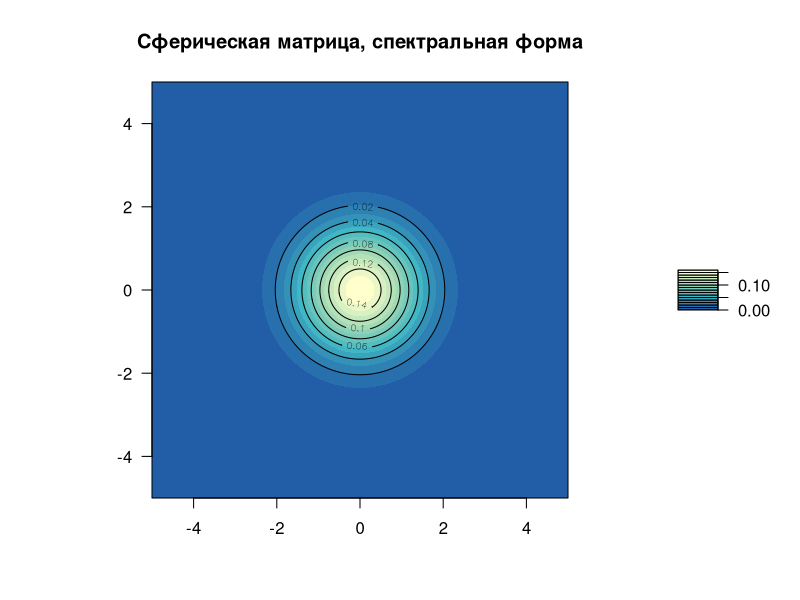
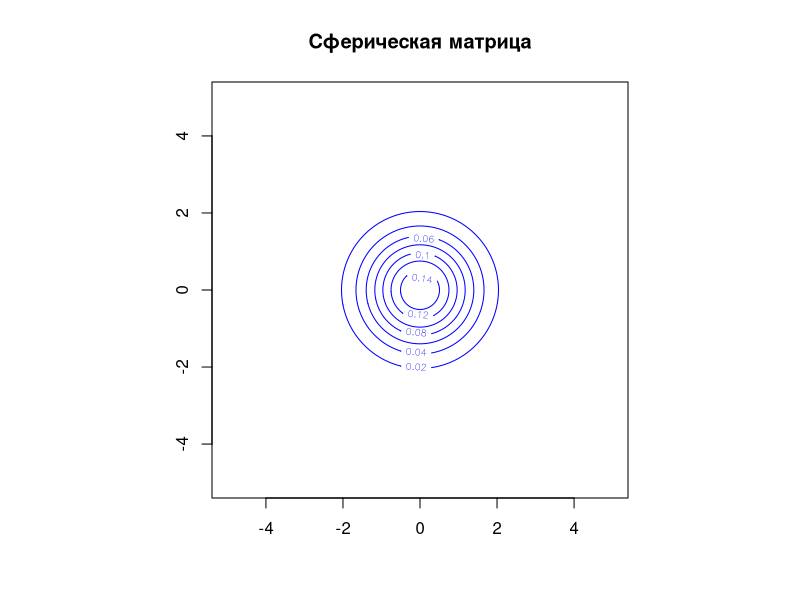
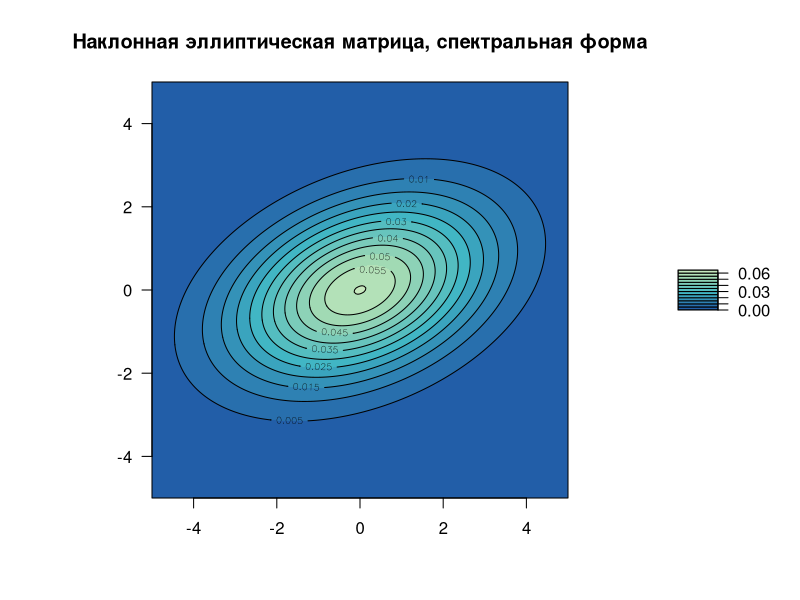
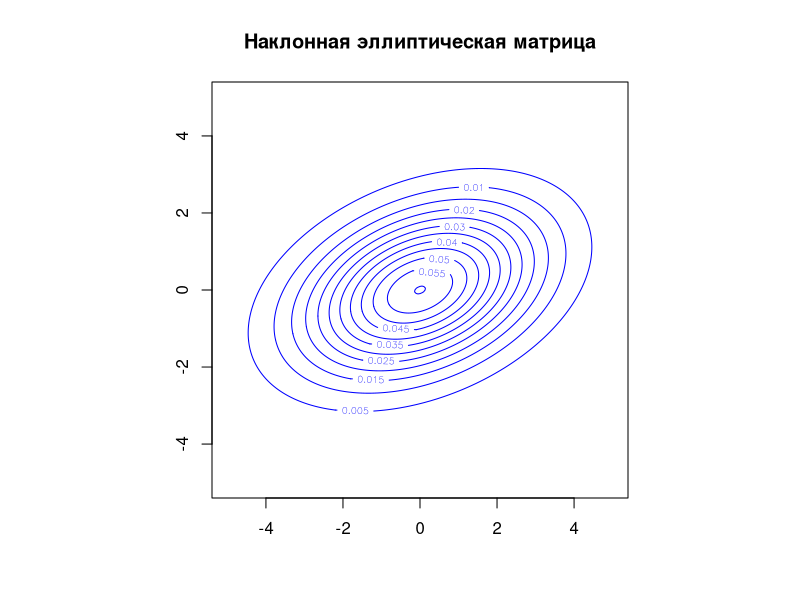
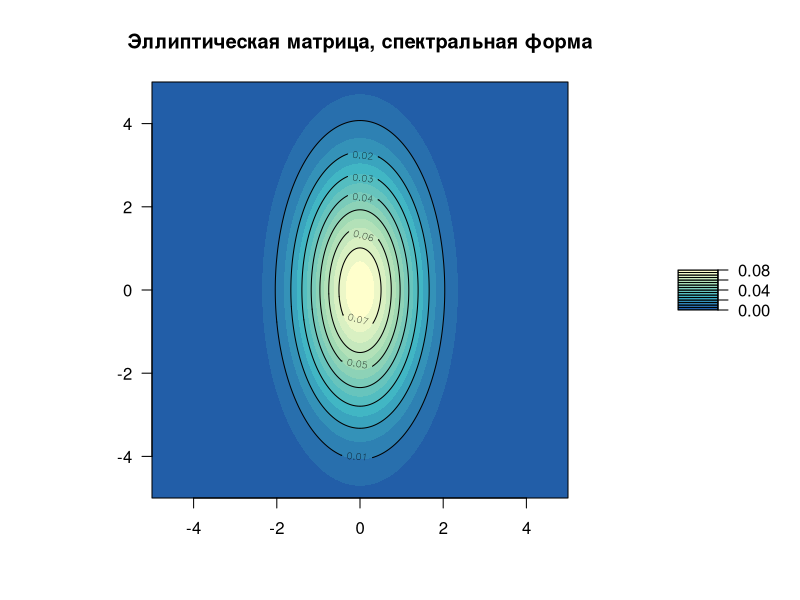
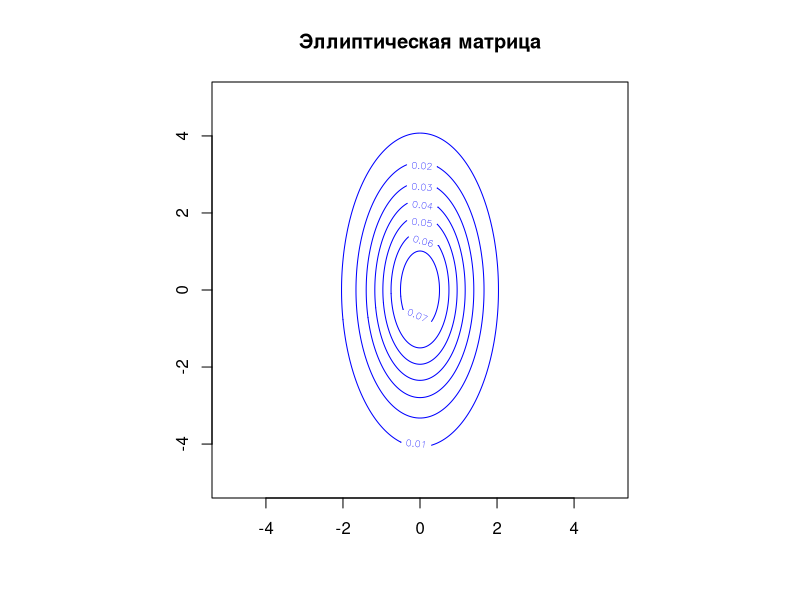
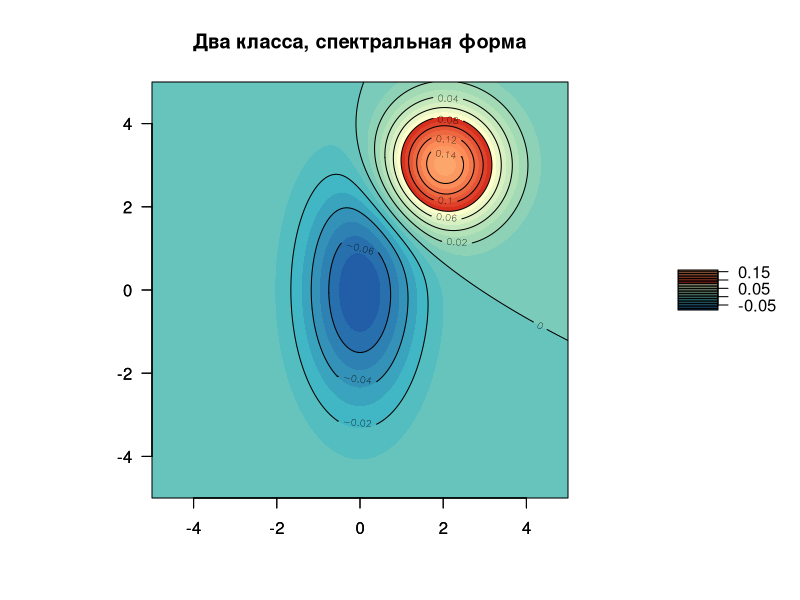
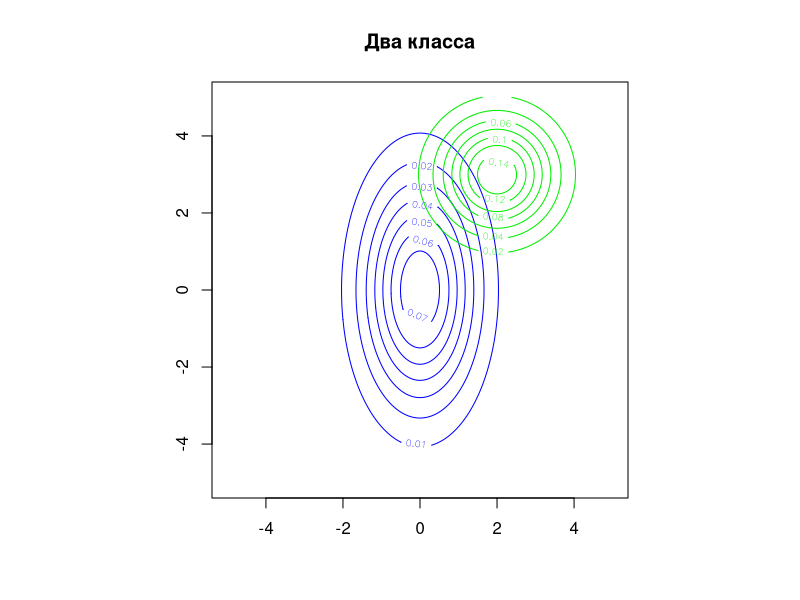

The R script that drew these images, in order:
library(MASS)
library(RColorBrewer)
coul1 <- brewer.pal(4,"YlGnBu")
coul1 <- colorRampPalette(coul1)(16)
coul1 <- rev(coul1)
coul2 <- brewer.pal(4,"OrRd")
coul2 <- colorRampPalette(coul2)(16)
coul2 <- rev(coul2)


getLevelLine <- function(mu,sigma) {  #получение коэффициентов линии уровня (x-mu)^T %*% Sig^-1 %*% (x-mu)
  invSigma <- solve(sigma)
  a <- invSigma[1,1]
  b <- invSigma[1,2]+invSigma[2,1]
  c <- invSigma[2,2]
  d <- -2*mu[1]*invSigma[1,1]-mu[2]*b
  e <- -2*mu[2]*invSigma[2,2]-mu[1]*b
  f <- invSigma[1,1]*mu[1]^2+invSigma[2,2]*mu[2]^2+mu[1]*mu[2]*b
  return (c(a,b,c,d,e,f))
}


levelLine <- function(mu,sigma,x,y) {    #построение линии уровня
  coeffs <- getLevelLine(mu,sigma)
  n <- function(X,Y) {
    return (1.0/(2*pi*sqrt(det(sigma)))*exp(-0.5*(X^2*coeffs[1]+X*Y*coeffs[2]+Y^2*coeffs[3]+X*coeffs[4]+Y*coeffs[5]+coeffs[6])))
  }
  return (outer(x,y,n))
}


drawOne <- function(x,y,z,levelColor,message,deepMap=FALSE) {
  par(pty="s",bty="o")
  if (deepMap==TRUE) {
    filled.contour(
      x,y,z,
      col=coul1,
      main=paste0(message,", спектральная форма"),
      plot.axes={
        axis(1)
        axis(2)
        contour(x,y,z,add=TRUE)
      }
    )
  }
  contour(x,y,z,lwd=1,col=levelColor,asp=1,main=message)
}


drawTwo <- function(x,y,z1,z2,levelColor1,levelColor2,message,deepMap=FALSE) {
  par(pty="s",bty="o")
  if (deepMap==TRUE) {
    z <- z2-z1
    couls <- c(coul1,coul2)
    filled.contour(
      x,y,z,
      col=couls,
      asp=1,
      main=paste0(message,", спектральная форма"),
      plot.axs={
        axis(1)
        axis(2)
        contour(x,y,z,add=TRUE)
      }
    )
  }
  contour(x,y,z1,lwd=1,col=levelColor1,asp=1,main=message)
  contour(x,y,z2,lwd=1,col=levelColor2,asp=1,add=TRUE)
}


main <- function() {
  x <- seq(-5,5,by=0.05)
  y <- x
  z <- levelLine(c(0,0),matrix(c(1,0,0,1),2,2),x,y)
  drawOne(x,y,z,"blue1","Сферическая матрица",TRUE)
  z <- levelLine(c(0,0),matrix(c(4,1,1,2),2,2),x,y)
  drawOne(x,y,z,"blue1","Наклонная эллиптическая матрица",TRUE)
  z <- levelLine(c(0,0),matrix(c(1,0,0,4),2,2),x,y)
  drawOne(x,y,z,"blue1","Эллиптическая матрица",TRUE)
  z2 <- levelLine(c(2,3),matrix(c(1,0,0,1),2,2),x,y)
  drawTwo(x,y,z,z2,"blue1","green2","Два класса",TRUE)
}
main()
